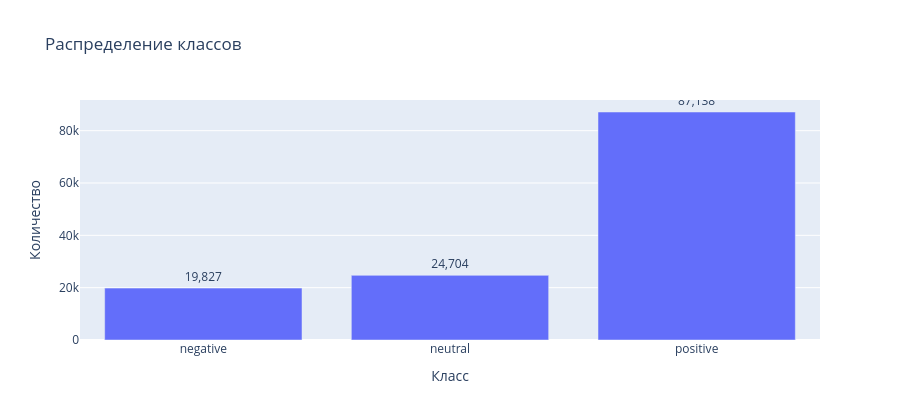

Notebook code for this chart:
### Markdown cell above
### 3.2 Распределение классов

Проверяем дисбаланс классов. В обучении он компенсируется весами в `CrossEntropyLoss`, а не удалением части данных.

### Code cell
class_counts = eda_df[TARGET_COL].value_counts().reindex(LABEL_ORDER).reset_index()
class_counts.columns = ["sentiment", "count"]
class_counts["share"] = class_counts["count"] / class_counts["count"].sum()

display(class_counts)
fig = px.bar(
    class_counts,
    x="sentiment",
    y="count",
    text="count",
    title="Распределение классов",
    labels={"sentiment": "Класс", "count": "Количество"},
)
fig.update_traces(texttemplate="%{text:,}", textposition="outside")
fig.update_layout(height=420)
fig.show()

### Figure 1 — Plotly figure (JSON) as saved in the notebook; plotly's stock layout.template omitted (floating-point values rounded to 4 significant figures)
{"data": [{"hovertemplate": "Класс=%{x}<br>Количество=%{text}<extra></extra>", "legendgroup": "", "marker": {"color": "#636efa", "pattern": {"shape": ""}}, "name": "", "orientation": "v", "showlegend": false, "text": [19830.0, 24700.0, 87140.0], "textposition": "outside", "texttemplate": "%{text:,}", "type": "bar", "x": ["negative", "neutral", "positive"], "xaxis": "x", "y": [19827, 24704, 87138], "yaxis": "y"}], "layout": {"barmode": "relative", "height": 420, "legend": {"tracegroupgap": 0}, "title": {"text": "Распределение классов"}, "xaxis": {"anchor": "y", "domain": [0, 1], "title": {"text": "Класс"}}, "yaxis": {"anchor": "x", "domain": [0, 1], "title": {"text": "Количество"}}}}
